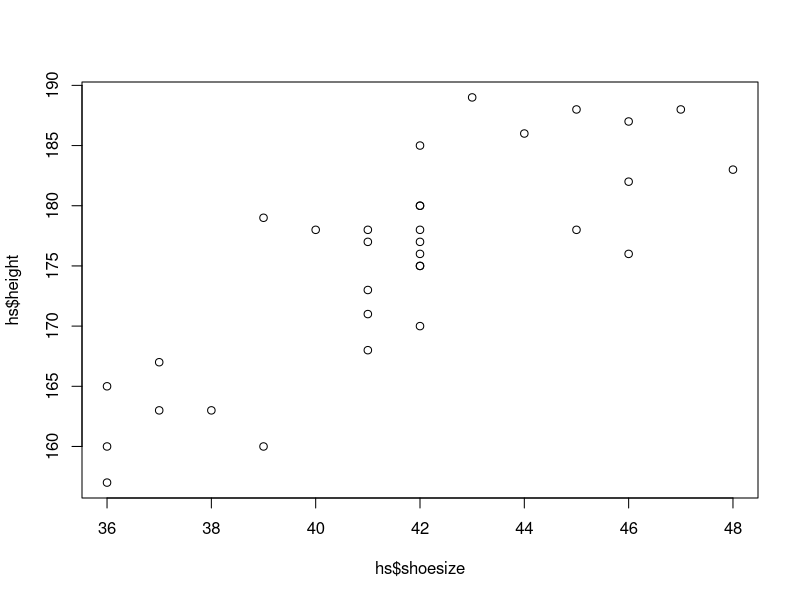
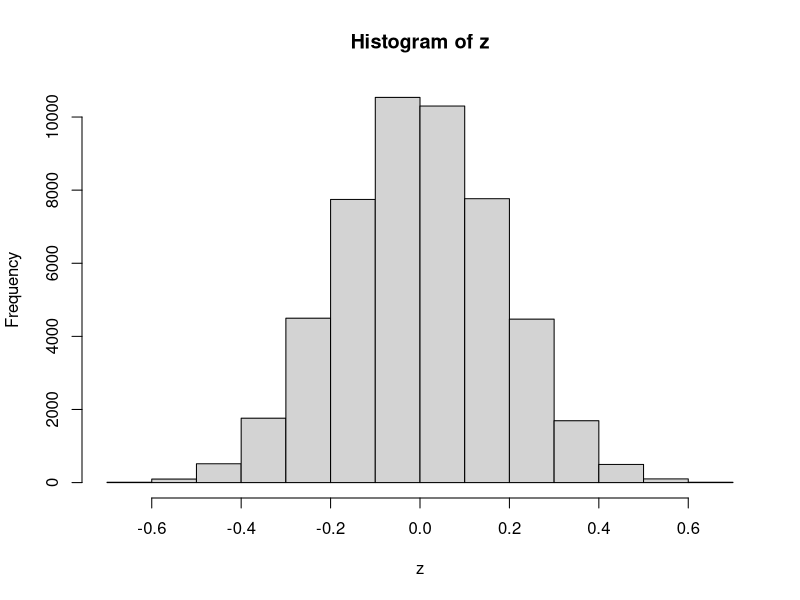
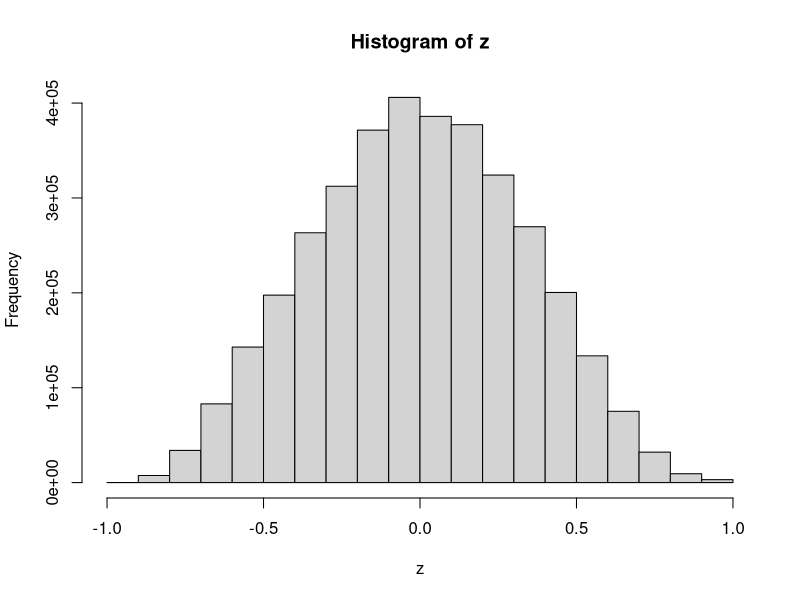

Write R code to recreate these figures, in order.
setwd("//home.org.aalto.fi/savelaj3/data/Documents/R/Intr_to_stat_infer") #koulun kone


hs1 <- read.table("H01HEIGHTSHOE.txt", header = T)
hs7 <- read.table("H07HEIGHTSHOE.txt", header = T)

cor(hs7)
cor(hs7, method = "spearman")

hs <- rbind(hs1, hs7)
hs

plot(hs$shoesize, hs$height) # cor is around 0.8

cor(hs$height, hs$shoesize)
cor(hs$height, hs$shoesize, method = "spearman")


#H0: p(x, y) = 0
#H1: p(x, y) != 0
#alpha = 0.05

# method 1
x <- hs$shoesize
y <- hs$height

t <- cor(x, y)

z <- 0

for (i in 1:50000) {
  z[i] <- cor(x, sample(y))
}

z <- sort(z)

hist(z)

zz <- 0

for (i in 1:length(z)) {
  if (abs(z[i]) > t) {
    zz <- zz + 1
  }
}

p.value <- zz / length(z)

# method 2
cor.test(x, y)


# method 3

library(combinat)

x <- x[1:10]
y <- y[1:10]
t <- cor(x, y)
permCor <- sapply(permn(x), y = y, method = "pearson", cor)

z <- permCor

hist(z)

zz <- 0

for (i in 1:length(z)) {
  if (abs(z[i]) > t) {
    zz <- zz + 1
  }
}

p.value <- zz / length(z)
